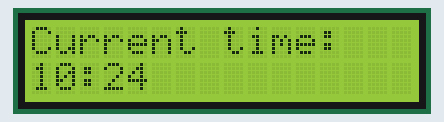
Bench run of a sketch on a simulated Arduino Uno, built with avr-gcc and run on an emulated ATmega328P. Parts: 16×2 character LCD. The local clock reads 2024-03-15 10:24:30 at power-on unless the sketch sets it; what the sketch prints to the serial monitor is not drawn.

Above: at 0.1 s.
At 30.3 s:
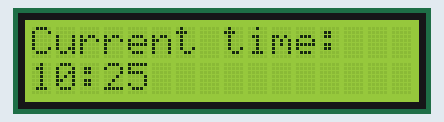
At 90.7 s:
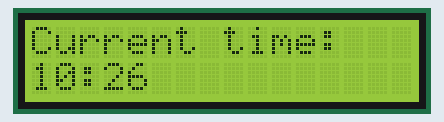

Measured:
- what the display in image 1 shows lasts 60.4 s, from 30.3 s to 90.7 s

The sketch:

clock.ino
```cpp
#include <LiquidCrystal.h>
#include <SparkFunDS1307RTC.h>
#include <Wire.h>

const int rs = 12, en = 11, d4 = 10, d5 = 9, d6 = 8, d7 = 7;
LiquidCrystal lcd(rs, en, d4, d5, d6, d7);

void setup() {
  // put your setup code here, to run once:
  rtc.begin();
  lcd.begin(16,2);
  Serial.begin(9600);
 // rtc.setTime(0, 50, 8, "wednesday", 1/10/18, "january", 2018);
}

void loop() {
  // put your main code here, to run repeatedly:

  rtc.update();
  rtc.set12Hour();
  Serial.print(rtc.minute());
  lcd.clear();
  lcd.print("Current time: ");
  lcd.setCursor(0,1);
  lcd.print(rtc.hour());

  lcd.print(":");
  if (rtc.minute() < 10) {
    lcd.print(0);
  }
  lcd.print(rtc.minute());
  //Serial.print(rtc.hour());

  delay(1000);


}
```
